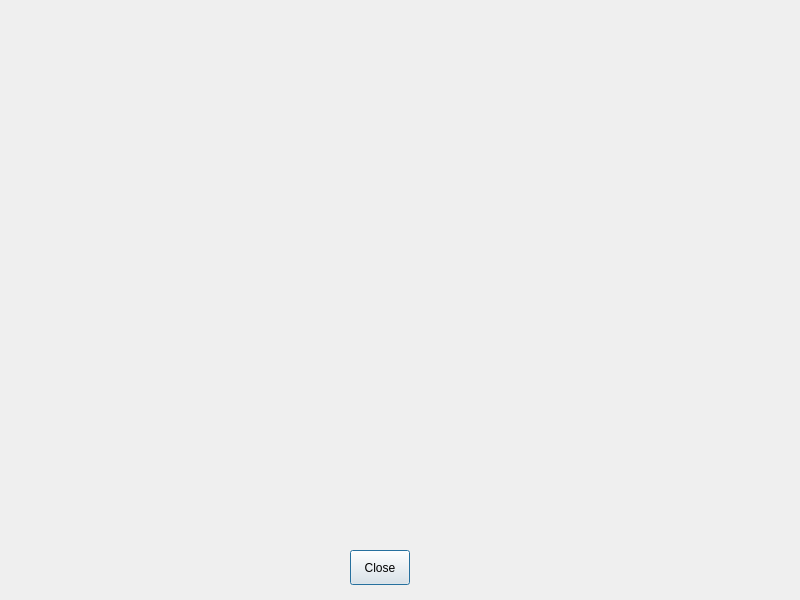
<?xml version="1.0" encoding="UTF-8"?>
<ui version="4.0">
 <class>FAQDialog</class>
 <widget class="QDialog" name="FAQDialog">
  <property name="geometry">
   <rect>
    <x>0</x>
    <y>0</y>
    <width>800</width>
    <height>600</height>
   </rect>
  </property>
  <property name="windowTitle">
   <string>FAQDialog</string>
  </property>
  <widget class="QPushButton" name="pushButton_Close">
   <property name="geometry">
    <rect>
     <x>350</x>
     <y>550</y>
     <width>60</width>
     <height>35</height>
    </rect>
   </property>
   <property name="text">
    <string>Close</string>
   </property>
  </widget>
 </widget>
 <resources/>
 <connections/>
</ui>
